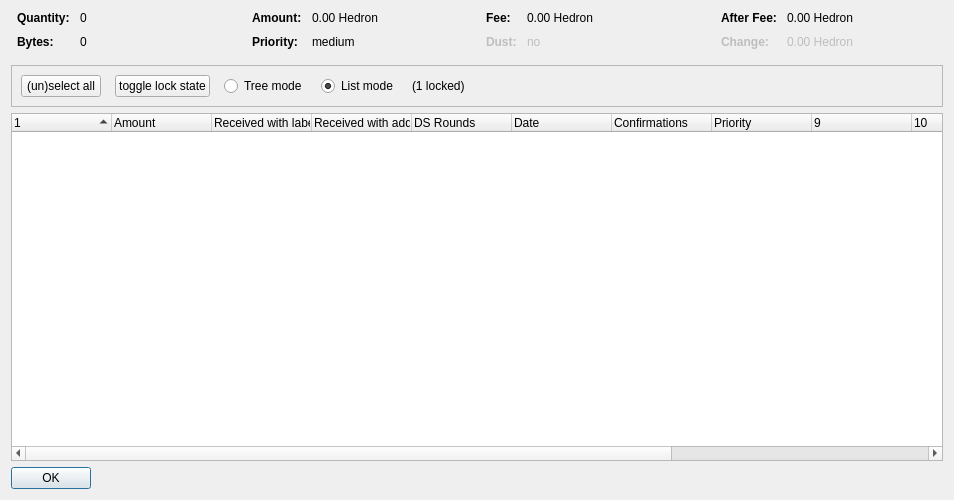
<?xml version="1.0" encoding="UTF-8"?>
<ui version="4.0">
 <class>CoinControlDialog</class>
 <widget class="QDialog" name="CoinControlDialog">
  <property name="geometry">
   <rect>
    <x>0</x>
    <y>0</y>
    <width>954</width>
    <height>500</height>
   </rect>
  </property>
  <property name="windowTitle">
   <string>Coin Selection</string>
  </property>
  <layout class="QVBoxLayout" name="verticalLayout">
   <item>
    <layout class="QHBoxLayout" name="horizontalLayoutTop" stretch="0,0,0,0">
     <property name="topMargin">
      <number>0</number>
     </property>
     <property name="bottomMargin">
      <number>10</number>
     </property>
     <item>
      <layout class="QFormLayout" name="formLayoutCoinControl1">
       <property name="horizontalSpacing">
        <number>10</number>
       </property>
       <property name="verticalSpacing">
        <number>10</number>
       </property>
       <property name="leftMargin">
        <number>6</number>
       </property>
       <property name="rightMargin">
        <number>6</number>
       </property>
       <item row="0" column="0">
        <widget class="QLabel" name="labelCoinControlQuantityText">
         <property name="font">
          <font>
           <weight>75</weight>
           <bold>true</bold>
          </font>
         </property>
         <property name="text">
          <string>Quantity:</string>
         </property>
        </widget>
       </item>
       <item row="0" column="1">
        <widget class="QLabel" name="labelCoinControlQuantity">
         <property name="cursor">
          <cursorShape>IBeamCursor</cursorShape>
         </property>
         <property name="contextMenuPolicy">
          <enum>Qt::ActionsContextMenu</enum>
         </property>
         <property name="text">
          <string notr="true">0</string>
         </property>
         <property name="textInteractionFlags">
          <set>Qt::LinksAccessibleByMouse|Qt::TextSelectableByKeyboard|Qt::TextSelectableByMouse</set>
         </property>
        </widget>
       </item>
       <item row="1" column="0">
        <widget class="QLabel" name="labelCoinControlBytesText">
         <property name="font">
          <font>
           <weight>75</weight>
           <bold>true</bold>
          </font>
         </property>
         <property name="text">
          <string>Bytes:</string>
         </property>
        </widget>
       </item>
       <item row="1" column="1">
        <widget class="QLabel" name="labelCoinControlBytes">
         <property name="cursor">
          <cursorShape>IBeamCursor</cursorShape>
         </property>
         <property name="contextMenuPolicy">
          <enum>Qt::ActionsContextMenu</enum>
         </property>
         <property name="text">
          <string notr="true">0</string>
         </property>
         <property name="textInteractionFlags">
          <set>Qt::LinksAccessibleByMouse|Qt::TextSelectableByKeyboard|Qt::TextSelectableByMouse</set>
         </property>
        </widget>
       </item>
      </layout>
     </item>
     <item>
      <layout class="QFormLayout" name="formLayoutCoinControl2">
       <property name="horizontalSpacing">
        <number>10</number>
       </property>
       <property name="verticalSpacing">
        <number>10</number>
       </property>
       <property name="leftMargin">
        <number>6</number>
       </property>
       <property name="rightMargin">
        <number>6</number>
       </property>
       <item row="0" column="0">
        <widget class="QLabel" name="labelCoinControlAmountText">
         <property name="font">
          <font>
           <weight>75</weight>
           <bold>true</bold>
          </font>
         </property>
         <property name="text">
          <string>Amount:</string>
         </property>
        </widget>
       </item>
       <item row="0" column="1">
        <widget class="QLabel" name="labelCoinControlAmount">
         <property name="cursor">
          <cursorShape>IBeamCursor</cursorShape>
         </property>
         <property name="contextMenuPolicy">
          <enum>Qt::ActionsContextMenu</enum>
         </property>
         <property name="text">
          <string notr="true">0.00 Hedron</string>
         </property>
         <property name="textInteractionFlags">
          <set>Qt::LinksAccessibleByMouse|Qt::TextSelectableByKeyboard|Qt::TextSelectableByMouse</set>
         </property>
        </widget>
       </item>
       <item row="1" column="0">
        <widget class="QLabel" name="labelCoinControlPriorityText">
         <property name="font">
          <font>
           <weight>75</weight>
           <bold>true</bold>
          </font>
         </property>
         <property name="text">
          <string>Priority:</string>
         </property>
        </widget>
       </item>
       <item row="1" column="1">
        <widget class="QLabel" name="labelCoinControlPriority">
         <property name="cursor">
          <cursorShape>IBeamCursor</cursorShape>
         </property>
         <property name="contextMenuPolicy">
          <enum>Qt::ActionsContextMenu</enum>
         </property>
         <property name="text">
          <string>medium</string>
         </property>
         <property name="textInteractionFlags">
          <set>Qt::LinksAccessibleByMouse|Qt::TextSelectableByKeyboard|Qt::TextSelectableByMouse</set>
         </property>
        </widget>
       </item>
      </layout>
     </item>
     <item>
      <layout class="QFormLayout" name="formLayoutCoinControl3">
       <property name="horizontalSpacing">
        <number>10</number>
       </property>
       <property name="verticalSpacing">
        <number>10</number>
       </property>
       <property name="leftMargin">
        <number>6</number>
       </property>
       <property name="rightMargin">
        <number>6</number>
       </property>
       <item row="0" column="0">
        <widget class="QLabel" name="labelCoinControlFeeText">
         <property name="font">
          <font>
           <weight>75</weight>
           <bold>true</bold>
          </font>
         </property>
         <property name="text">
          <string>Fee:</string>
         </property>
        </widget>
       </item>
       <item row="0" column="1">
        <widget class="QLabel" name="labelCoinControlFee">
         <property name="cursor">
          <cursorShape>IBeamCursor</cursorShape>
         </property>
         <property name="contextMenuPolicy">
          <enum>Qt::ActionsContextMenu</enum>
         </property>
         <property name="text">
          <string notr="true">0.00 Hedron</string>
         </property>
         <property name="textInteractionFlags">
          <set>Qt::LinksAccessibleByMouse|Qt::TextSelectableByKeyboard|Qt::TextSelectableByMouse</set>
         </property>
        </widget>
       </item>
       <item row="1" column="0">
        <widget class="QLabel" name="labelCoinControlLowOutputText">
         <property name="enabled">
          <bool>false</bool>
         </property>
         <property name="font">
          <font>
           <weight>75</weight>
           <bold>true</bold>
          </font>
         </property>
         <property name="text">
          <string>Dust:</string>
         </property>
        </widget>
       </item>
       <item row="1" column="1">
        <widget class="QLabel" name="labelCoinControlLowOutput">
         <property name="enabled">
          <bool>false</bool>
         </property>
         <property name="cursor">
          <cursorShape>IBeamCursor</cursorShape>
         </property>
         <property name="contextMenuPolicy">
          <enum>Qt::ActionsContextMenu</enum>
         </property>
         <property name="text">
          <string>no</string>
         </property>
         <property name="textInteractionFlags">
          <set>Qt::LinksAccessibleByMouse|Qt::TextSelectableByKeyboard|Qt::TextSelectableByMouse</set>
         </property>
        </widget>
       </item>
      </layout>
     </item>
     <item>
      <layout class="QFormLayout" name="formLayoutCoinControl4">
       <property name="horizontalSpacing">
        <number>10</number>
       </property>
       <property name="verticalSpacing">
        <number>10</number>
       </property>
       <property name="leftMargin">
        <number>6</number>
       </property>
       <property name="rightMargin">
        <number>6</number>
       </property>
       <item row="0" column="0">
        <widget class="QLabel" name="labelCoinControlAfterFeeText">
         <property name="font">
          <font>
           <weight>75</weight>
           <bold>true</bold>
          </font>
         </property>
         <property name="text">
          <string>After Fee:</string>
         </property>
        </widget>
       </item>
       <item row="0" column="1">
        <widget class="QLabel" name="labelCoinControlAfterFee">
         <property name="cursor">
          <cursorShape>IBeamCursor</cursorShape>
         </property>
         <property name="contextMenuPolicy">
          <enum>Qt::ActionsContextMenu</enum>
         </property>
         <property name="text">
          <string notr="true">0.00 Hedron</string>
         </property>
         <property name="textInteractionFlags">
          <set>Qt::LinksAccessibleByMouse|Qt::TextSelectableByKeyboard|Qt::TextSelectableByMouse</set>
         </property>
        </widget>
       </item>
       <item row="1" column="0">
        <widget class="QLabel" name="labelCoinControlChangeText">
         <property name="enabled">
          <bool>false</bool>
         </property>
         <property name="font">
          <font>
           <weight>75</weight>
           <bold>true</bold>
          </font>
         </property>
         <property name="text">
          <string>Change:</string>
         </property>
        </widget>
       </item>
       <item row="1" column="1">
        <widget class="QLabel" name="labelCoinControlChange">
         <property name="enabled">
          <bool>false</bool>
         </property>
         <property name="cursor">
          <cursorShape>IBeamCursor</cursorShape>
         </property>
         <property name="contextMenuPolicy">
          <enum>Qt::ActionsContextMenu</enum>
         </property>
         <property name="text">
          <string notr="true">0.00 Hedron</string>
         </property>
         <property name="textInteractionFlags">
          <set>Qt::LinksAccessibleByMouse|Qt::TextSelectableByKeyboard|Qt::TextSelectableByMouse</set>
         </property>
        </widget>
       </item>
      </layout>
     </item>
    </layout>
   </item>
   <item>
    <widget class="QFrame" name="frame">
     <property name="minimumSize">
      <size>
       <width>0</width>
       <height>40</height>
      </size>
     </property>
     <property name="frameShape">
      <enum>QFrame::StyledPanel</enum>
     </property>
     <property name="frameShadow">
      <enum>QFrame::Sunken</enum>
     </property>
     <layout class="QHBoxLayout" name="horizontalLayout">
      <item>
       <layout class="QHBoxLayout" name="horizontalLayoutPanel" stretch="0,0,0,0,0,0">
        <property name="spacing">
         <number>14</number>
        </property>
        <item>
         <widget class="QPushButton" name="pushButtonSelectAll">
          <property name="sizePolicy">
           <sizepolicy hsizetype="Maximum" vsizetype="Fixed">
            <horstretch>0</horstretch>
            <verstretch>0</verstretch>
           </sizepolicy>
          </property>
          <property name="text">
           <string>(un)select all</string>
          </property>
          <property name="autoDefault">
           <bool>false</bool>
          </property>
         </widget>
        </item>
        <item>
         <widget class="QPushButton" name="pushButtonToggleLock">
          <property name="sizePolicy">
           <sizepolicy hsizetype="Maximum" vsizetype="Fixed">
            <horstretch>0</horstretch>
            <verstretch>0</verstretch>
           </sizepolicy>
          </property>
          <property name="text">
           <string>toggle lock state</string>
          </property>
          <property name="autoDefault">
           <bool>false</bool>
          </property>
         </widget>
        </item>
        <item>
         <widget class="QRadioButton" name="radioTreeMode">
          <property name="sizePolicy">
           <sizepolicy hsizetype="Maximum" vsizetype="Fixed">
            <horstretch>0</horstretch>
            <verstretch>0</verstretch>
           </sizepolicy>
          </property>
          <property name="text">
           <string>Tree mode</string>
          </property>
         </widget>
        </item>
        <item>
         <widget class="QRadioButton" name="radioListMode">
          <property name="sizePolicy">
           <sizepolicy hsizetype="Maximum" vsizetype="Fixed">
            <horstretch>0</horstretch>
            <verstretch>0</verstretch>
           </sizepolicy>
          </property>
          <property name="text">
           <string>List mode</string>
          </property>
          <property name="checked">
           <bool>true</bool>
          </property>
         </widget>
        </item>
        <item>
         <widget class="QLabel" name="labelLocked">
          <property name="text">
           <string>(1 locked)</string>
          </property>
         </widget>
        </item>
        <item>
         <spacer name="horizontalSpacer">
          <property name="orientation">
           <enum>Qt::Horizontal</enum>
          </property>
          <property name="sizeHint" stdset="0">
           <size>
            <width>40</width>
            <height>20</height>
           </size>
          </property>
         </spacer>
        </item>
       </layout>
      </item>
     </layout>
    </widget>
   </item>
   <item>
    <widget class="CoinControlTreeWidget" name="treeWidget">
     <property name="contextMenuPolicy">
      <enum>Qt::CustomContextMenu</enum>
     </property>
     <property name="sortingEnabled">
      <bool>false</bool>
     </property>
     <property name="columnCount">
      <number>13</number>
     </property>
     <attribute name="headerShowSortIndicator" stdset="0">
      <bool>true</bool>
     </attribute>
     <attribute name="headerStretchLastSection">
      <bool>false</bool>
     </attribute>
     <column>
      <property name="text">
       <string/>
      </property>
     </column>
     <column>
      <property name="text">
       <string>Amount</string>
      </property>
     </column>
     <column>
      <property name="text">
       <string>Received with label</string>
      </property>
     </column>
     <column>
      <property name="text">
       <string>Received with address</string>
      </property>
     </column>
     <column>
      <property name="text">
       <string>DS Rounds</string>
      </property>
     </column>
     <column>
      <property name="text">
       <string>Date</string>
      </property>
     </column>
     <column>
      <property name="text">
       <string>Confirmations</string>
      </property>
      <property name="toolTip">
       <string>Confirmed</string>
      </property>
     </column>
     <column>
      <property name="text">
       <string>Priority</string>
      </property>
     </column>
     <column>
      <property name="text">
       <string/>
      </property>
     </column>
     <column>
      <property name="text">
       <string/>
      </property>
     </column>
     <column>
      <property name="text">
       <string/>
      </property>
     </column>
     <column>
      <property name="text">
       <string/>
      </property>
     </column>
     <column>
      <property name="text">
       <string/>
      </property>
     </column>
    </widget>
   </item>
   <item>
    <widget class="QDialogButtonBox" name="buttonBox">
     <property name="sizePolicy">
      <sizepolicy hsizetype="Maximum" vsizetype="Fixed">
       <horstretch>0</horstretch>
       <verstretch>0</verstretch>
      </sizepolicy>
     </property>
     <property name="orientation">
      <enum>Qt::Horizontal</enum>
     </property>
     <property name="standardButtons">
      <set>QDialogButtonBox::Ok</set>
     </property>
    </widget>
   </item>
  </layout>
 </widget>
 <customwidgets>
  <customwidget>
   <class>CoinControlTreeWidget</class>
   <extends>QTreeWidget</extends>
   <header>coincontroltreewidget.h</header>
  </customwidget>
 </customwidgets>
 <resources/>
 <connections/>
</ui>
